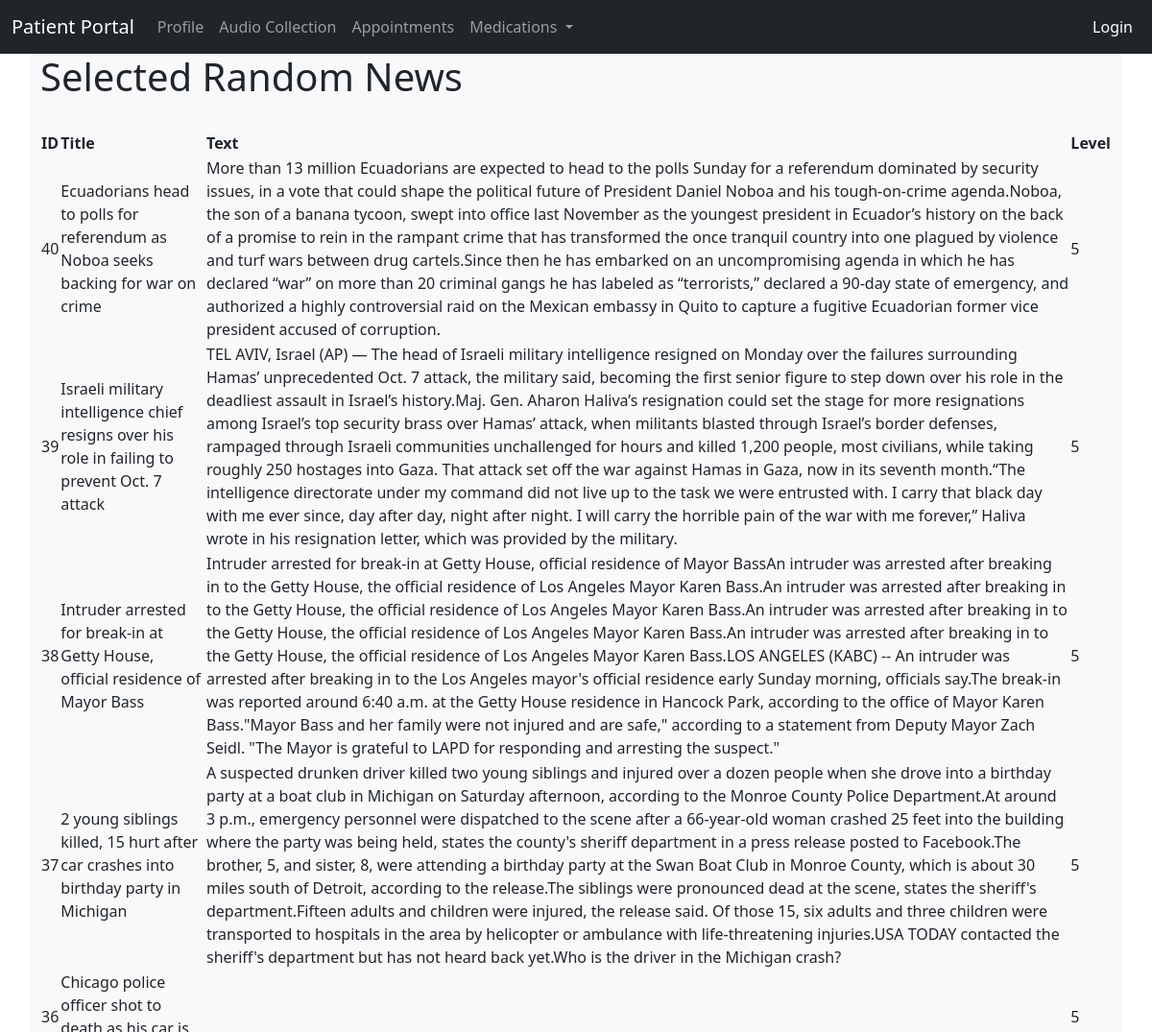
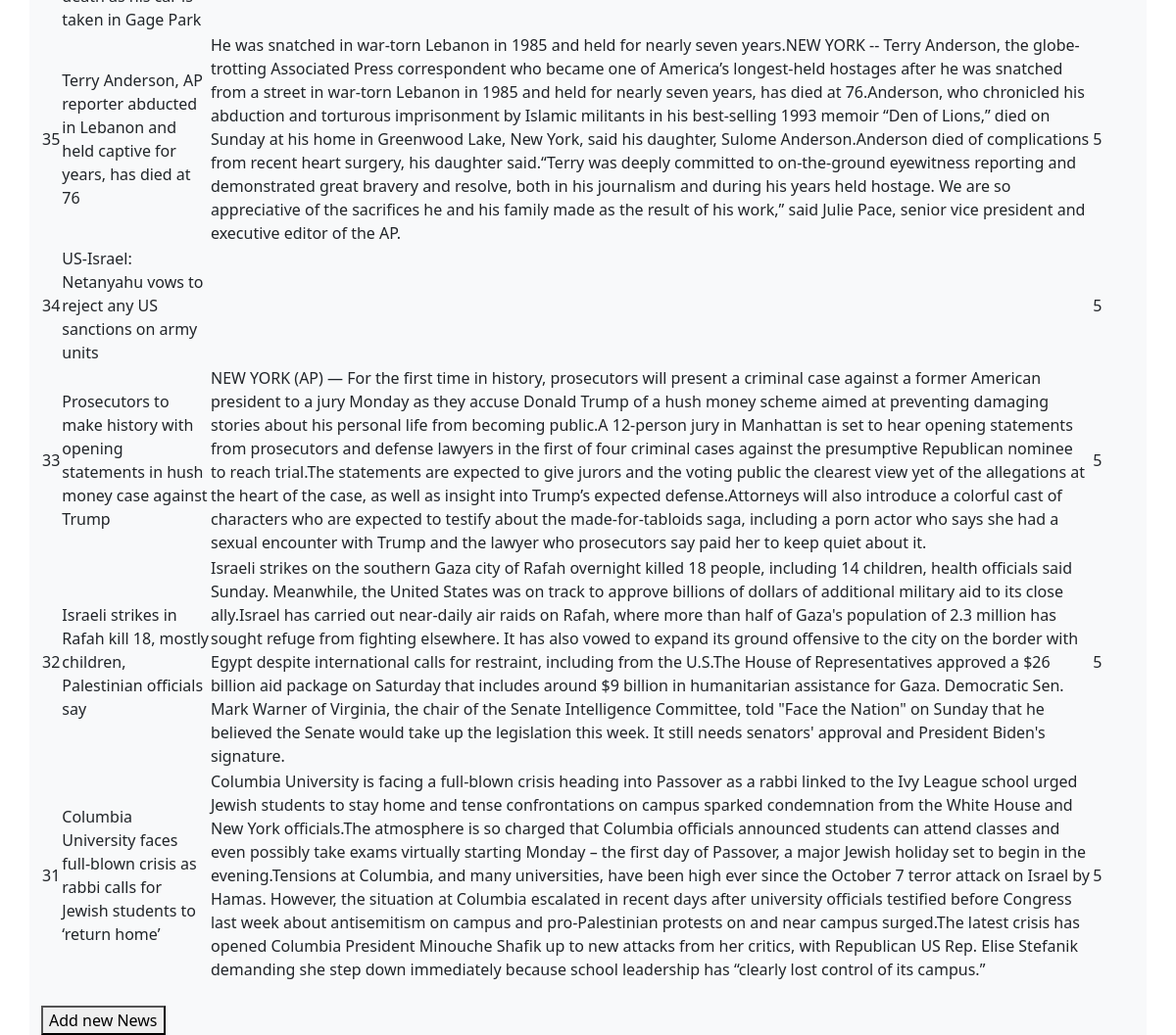
The app's page /showNews with its own data (2 pictures, top to bottom).
### application/models.py (models this page shows)
class News(db.Model):
    __tablename__ = 'news'
    id = db.Column(db.Integer, primary_key=True)
    title = db.Column(db.String(80), nullable=False)
    body = db.Column(db.Text, nullable=False)
    pub_date = db.Column(db.DateTime, nullable=False,
                         default=datetime.utcnow)
    length = db.Column(db.Integer, nullable=False)
    hashtags = db.Column(db.Integer, nullable=False)
    level = db.Column(db.Integer, default=5, nullable=False)

### application/addnews/views.py (the view)
@news_bp.route('/showNews', methods=['GET', 'POST'])
def showNews():
    news_select = News.query.order_by(News.pub_date.desc()).limit(10).all()
    return render_template('news.html', news_select=news_select)

### application/templates/news.html
{% extends "base.html" %}
{% block content %}
<div class="container bg-light">
    <h1>Selected Random News</h1>
    <br>
    <table>
      <thead>
        <tr>
          <th>ID</th>
          <th>Title</th>
          <th>Text</th>
          <th>Level</th>
        </tr>
      </thead>
      <tbody>
        {% for news in news_select %}
        <tr>
          <td>{{ news.id }}</td>
          <td>{{ news.title }}</td>
          <td>{{ news.body }}</td>
          <td>{{ news.level }}</td>
        </tr>
        {% endfor %}
      </tbody>
    </table>
    <br />
    <form action="{{ url_for('news_bp.addNews') }}" method="get">
      <button type="submit">Add new News</button>
    </form>
</div>
{% endblock %}

### records on screen
News: id "40", title "Ecuadorians head to polls for referendum as Noboa seeks backing for war on crime", body "More than 13 million Ecuadorians are expected to head to the polls Sunday for a referendum dominated by security issues, in a vote that could shape the political future of President Daniel Noboa and his tough-on-crime agenda.Noboa, the son of a banana tycoon, swept into office last November as the youngest president in Ecuador’s history on the back of a promise to rein in the rampant crime that has transformed the once tranquil country into one plagued by violence and turf wars between drug cartels.Since then he has embarked on an uncompromising agenda in which he has declared “war” on more than 20 criminal gangs he has labeled as “terrorists,” declared a 90-day state of emergency, and…", level "5"
News: id "39", title "Israeli military intelligence chief resigns over his role in failing to prevent Oct. 7 attack", body "TEL AVIV, Israel (AP) — The head of Israeli military intelligence resigned on Monday over the failures surrounding Hamas’ unprecedented Oct. 7 attack, the military said, becoming the first senior figure to step down over his role in the deadliest assault in Israel’s history.Maj. Gen. Aharon Haliva’s resignation could set the stage for more resignations among Israel’s top security brass over Hamas’ attack, when militants blasted through Israel’s border defenses, rampaged through Israeli communities unchallenged for hours and killed 1,200 people, most civilians, while taking roughly 250 hostages into Gaza. That attack set off the war against Hamas in Gaza, now in its seventh month.“The…", level "5"
News: id "38", title "Intruder arrested for break-in at Getty House, official residence of Mayor Bass", body "Intruder arrested for break-in at Getty House, official residence of Mayor BassAn intruder was arrested after breaking in to the Getty House, the official residence of Los Angeles Mayor Karen Bass.An intruder was arrested after breaking in to the Getty House, the official residence of Los Angeles Mayor Karen Bass.An intruder was arrested after breaking in to the Getty House, the official residence of Los Angeles Mayor Karen Bass.An intruder was arrested after breaking in to the Getty House, the official residence of Los Angeles Mayor Karen Bass.LOS ANGELES (KABC) -- An intruder was arrested after breaking in to the Los Angeles mayor's official residence early Sunday morning, officials…", level "5"
News: id "37", title "2 young siblings killed, 15 hurt after car crashes into birthday party in Michigan", body "A suspected drunken driver killed two young siblings and injured over a dozen people when she drove into a birthday party at a boat club in Michigan on Saturday afternoon, according to the Monroe County Police Department.At around 3 p.m., emergency personnel were dispatched to the scene after a 66-year-old woman crashed 25 feet into the building where the party was being held, states the county's sheriff department in a press release posted to Facebook.The brother, 5, and sister, 8, were attending a birthday party at the Swan Boat Club in Monroe County, which is about 30 miles south of Detroit, according to the release.The siblings were pronounced dead at the scene, states the sheriff's…", level "5"
News: id "36", title "Chicago police officer shot to death as his car is taken in Gage Park", level "5"
News: id "35", title "Terry Anderson, AP reporter abducted in Lebanon and held captive for years, has died at 76", body "He was snatched in war-torn Lebanon in 1985 and held for nearly seven years.NEW YORK -- Terry Anderson, the globe-trotting Associated Press correspondent who became one of America’s longest-held hostages after he was snatched from a street in war-torn Lebanon in 1985 and held for nearly seven years, has died at 76.Anderson, who chronicled his abduction and torturous imprisonment by Islamic militants in his best-selling 1993 memoir “Den of Lions,” died on Sunday at his home in Greenwood Lake, New York, said his daughter, Sulome Anderson.Anderson died of complications from recent heart surgery, his daughter said.“Terry was deeply committed to on-the-ground eyewitness reporting and…", level "5"
News: id "34", title "US-Israel: Netanyahu vows to reject any US sanctions on army units", level "5"
News: id "33", title "Prosecutors to make history with opening statements in hush money case against Trump", body "NEW YORK (AP) — For the first time in history, prosecutors will present a criminal case against a former American president to a jury Monday as they accuse Donald Trump of a hush money scheme aimed at preventing damaging stories about his personal life from becoming public.A 12-person jury in Manhattan is set to hear opening statements from prosecutors and defense lawyers in the first of four criminal cases against the presumptive Republican nominee to reach trial.The statements are expected to give jurors and the voting public the clearest view yet of the allegations at the heart of the case, as well as insight into Trump’s expected defense.Attorneys will also introduce a colorful cast of…", level "5"
News: id "32", title "Israeli strikes in Rafah kill 18, mostly children, Palestinian officials say", body "Israeli strikes on the southern Gaza city of Rafah overnight killed 18 people, including 14 children, health officials said Sunday. Meanwhile, the United States was on track to approve billions of dollars of additional military aid to its close ally.Israel has carried out near-daily air raids on Rafah, where more than half of Gaza's population of 2.3 million has sought refuge from fighting elsewhere. It has also vowed to expand its ground offensive to the city on the border with Egypt despite international calls for restraint, including from the U.S.The House of Representatives approved a $26 billion aid package on Saturday that includes around $9 billion in humanitarian assistance for…", level "5"
News: id "31", title "Columbia University faces full-blown crisis as rabbi calls for Jewish students to ‘return home’", body "Columbia University is facing a full-blown crisis heading into Passover as a rabbi linked to the Ivy League school urged Jewish students to stay home and tense confrontations on campus sparked condemnation from the White House and New York officials.The atmosphere is so charged that Columbia officials announced students can attend classes and even possibly take exams virtually starting Monday – the first day of Passover, a major Jewish holiday set to begin in the evening.Tensions at Columbia, and many universities, have been high ever since the October 7 terror attack on Israel by Hamas. However, the situation at Columbia escalated in recent days after university officials testified before…", level "5"
